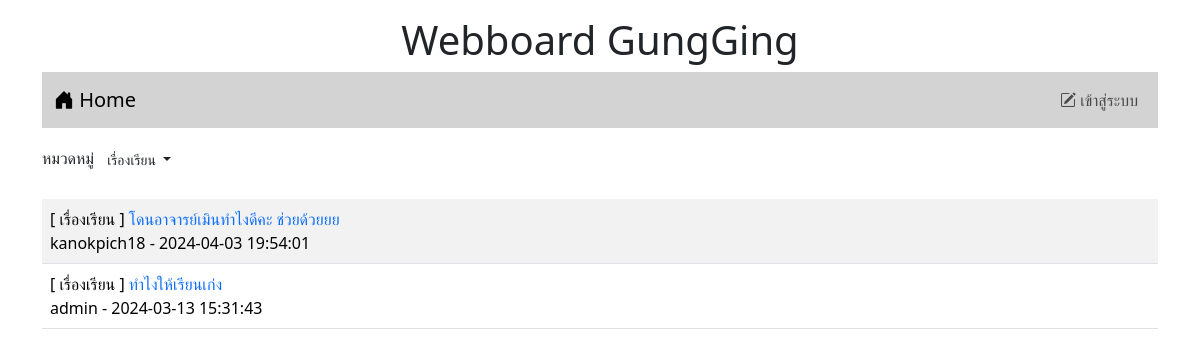
The app's page /index.php?id=2 with its own data.
### tables this page shows
CREATE TABLE `category` (
  `id` int(11) NOT NULL,
  `name` varchar(32) NOT NULL
);

CREATE TABLE `post` (
  `id` int(11) NOT NULL,
  `title` varchar(128) NOT NULL,
  `content` varchar(2048) NOT NULL,
  `post_date` datetime NOT NULL,
  `cat_id` int(11) NOT NULL,
  `user_id` int(11) NOT NULL
);

CREATE TABLE `user` (
  `id` int(11) NOT NULL,
  `login` varchar(32) NOT NULL,
  `password` varchar(64) NOT NULL,
  `name` varchar(64) NOT NULL,
  `gender` char(1) NOT NULL,
  `email` varchar(32) NOT NULL,
  `role` char(1) NOT NULL
);

### index.php (the view, shortened to what this page needs)
<!DOCTYPE html>
<html lang="en">
<head>
    <link rel="stylesheet" href="bootstrap-5.3.2-dist/css/bootstrap.min.css">
    <link rel="stylesheet" href="https://cdn.jsdelivr.net/npm/bootstrap-icons@1.11.3/font/bootstrap-icons.min.css">
</head>
<body>
    <div class="container-lg">
    <h1 style="text-align: center;" class="mt-3">Webboard GungGing</h1>
<?php include "nav.php" ?>
<div class="mt-3 d-flex justify-content-between">
<div>
  <div>
  <label>หมวดหมู่</label>
   <span class="dropdown">
   <?php
     $conn=new PDO("mysql:host=localhost;dbname=webboard;charset=utf8","root","");
    ?>
    <button class="btn btn-white-50 btn-sm dropdown-toggle" type="button" data-bs-toggle="dropdown"
       aria-expanded="false">
           <?php
             if(isset($_GET['id'])){
              $sql="SELECT name FROM category WHERE id=$_GET[id]";
              foreach($conn->query($sql)as $row)
               echo "$row[name]";
                }else{
                     echo "--ทั้งหมด--";
                     }
                        ?>
                </button>
                    <?php
                    $sql="SELECT * FROM category";
    ?>
</span>
</div>
</div>
</div>
<table class="table table-striped mt-4 ">
        <?php
            $conn = new PDO("mysql:host=localhost;dbname=webboard;charset=utf8" , "root" , "");
            if(isset($_GET['id'])){
                $sql="SELECT category.name,post.title,post.id,user.login,post.post_date,user.id as 'user_id' FROM post
                INNER JOIN user  ON (post.user_id=user.id)
                INNER JOIN category  ON (post.cat_id=category.id)
                WHERE post.cat_id=$_GET[id]
                ORDER BY post.post_date DESC" ;
            }else{
                $sql="SELECT category.name,post.title,post.id,user.login,post.post_date,user.id as 'user_id' FROM post
                INNER JOIN user ON (post.user_id=user.id)
                INNER JOIN category ON (post.cat_id=category.id)
                ORDER BY post.post_date DESC" ;
            }
            $result=$conn->query($sql);
            while($row=$result->fetch()){
                echo "<tr><td class='d-flex'>
                <div class='flex-grow-1'>[ $row[0] ]<a href=post.php?id=$row[2]
                style=text-decoration:none> $row[1]</a><br>$row[3] - $row[4]</div>";
            }
        ?>
</table>
    </div>
</body>
</html>

### records on screen
category: name "เรื่องเรียน"
post: category.name "เรื่องเรียน", title "โดนอาจารย์เมินทำไงดีคะ ช่วยด้วยยย", user.login "kanokpich18", post_date "2024-04-03 19:54:01"
post: category.name "เรื่องเรียน", title "ทำไงให้เรียนเก่ง", user.login "admin", post_date "2024-03-13 15:31:43"
